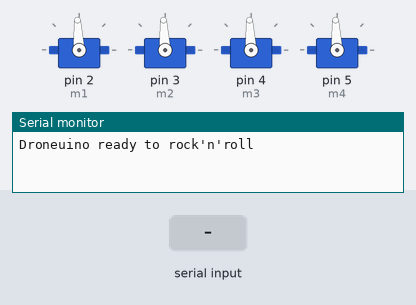
Simulated run of this sketch. Board: Arduino Uno, built with avr-gcc and run on an emulated ATmega328P. Shown: 4 × servo, the last lines printed to the serial monitor. Inputs (shaded band) come from the test bench.

Above: at 1.2 s.
1.3 s: "30,150\n" received over Serial
At 2.0 s:
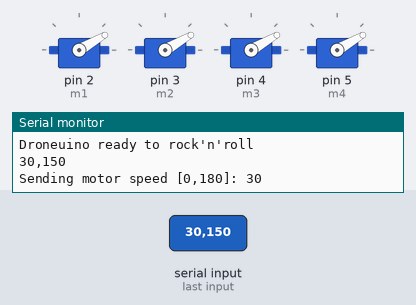
2.8 s: "5\n" received over Serial
At 4.0 s:
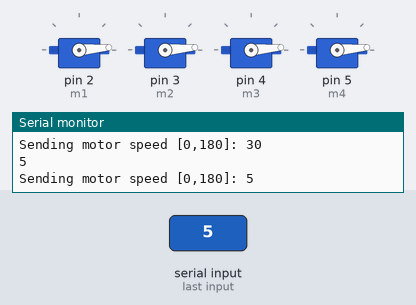
4.3 s: "200\n" received over Serial
At 5.3 s:
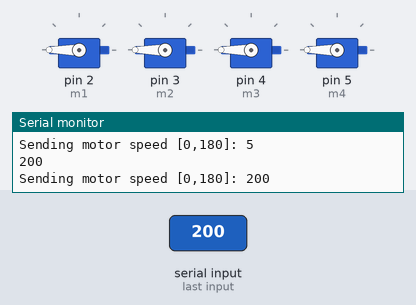
Timing chart, 0 to 7.3 s (numbered marks = the images above; inputs shaded):
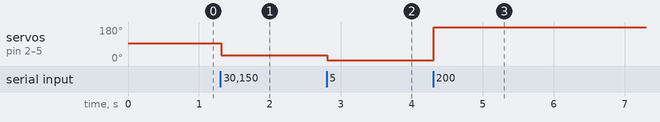

Measured:
- after the input at 1.3 s, servo on pin 2 (m1), servo on pin 3 (m2), servo on pin 4 (m3), servo on pin 5 (m4): 93° → 30° at once
- after the input at 2.8 s, servo on pin 2 (m1), servo on pin 3 (m2), servo on pin 4 (m3), servo on pin 5 (m4): 30° → 5° at once
- after the input at 4.3 s, servo on pin 2 (m1), servo on pin 3 (m2), servo on pin 4 (m3), servo on pin 5 (m4): 5° → 180° at once

The sketch:

motorController.ino
```cpp
// Motor ESC actually work as servos
// The motor power is an integer between [0,180]
// Do not power ESC's Vcc input from Arduino

String readString;

#include <Servo.h>
Servo m1;
Servo m2;
Servo m3;
Servo m4;

void setup() {
	Serial.begin(9600);
	m1.writeMicroseconds(1500);
	m2.writeMicroseconds(1500);
	m3.writeMicroseconds(1500);
	m4.writeMicroseconds(1500);

	m1.attach(2);
	m2.attach(3);
	m3.attach(4);
	m4.attach(5);
	Serial.println("Droneuino ready to rock'n'roll"); // so I can keep track of what is loaded
}

void loop() {
	while (Serial.available()) {
		char c = Serial.read(); //gets one byte from serial buffer
		readString += c; //makes the string readString
		delay(2); //slow looping to allow buffer to fill with next character
	}

		if (readString.length() >0) {
		Serial.println(readString); //so you can see the captured string
		int n = readString.toInt(); //convert readString into a number

		Serial.print("Sending motor speed [0,180]: ");
		Serial.println(n);
		m1.write(n);
		m2.write(n);
		m3.write(n);
		m4.write(n);

		readString=""; // empty for next input
	}
}
```
